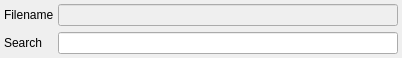
<?xml version="1.0" encoding="UTF-8"?>
<ui version="4.0">
 <class>Form</class>
 <widget class="QWidget" name="Form">
  <property name="geometry">
   <rect>
    <x>0</x>
    <y>0</y>
    <width>402</width>
    <height>54</height>
   </rect>
  </property>
  <property name="windowTitle">
   <string>Form</string>
  </property>
  <layout class="QGridLayout" name="gridLayout">
   <property name="horizontalSpacing">
    <number>4</number>
   </property>
   <property name="margin">
    <number>4</number>
   </property>
   <item row="0" column="0">
    <widget class="QLabel" name="label">
     <property name="minimumSize">
      <size>
       <width>50</width>
       <height>0</height>
      </size>
     </property>
     <property name="maximumSize">
      <size>
       <width>50</width>
       <height>16777215</height>
      </size>
     </property>
     <property name="text">
      <string>Filename</string>
     </property>
    </widget>
   </item>
   <item row="0" column="1">
    <widget class="QLineEdit" name="filename_edit">
     <property name="enabled">
      <bool>false</bool>
     </property>
    </widget>
   </item>
   <item row="1" column="0">
    <widget class="QLabel" name="label_5">
     <property name="minimumSize">
      <size>
       <width>50</width>
       <height>0</height>
      </size>
     </property>
     <property name="maximumSize">
      <size>
       <width>50</width>
       <height>16777215</height>
      </size>
     </property>
     <property name="text">
      <string>Search</string>
     </property>
    </widget>
   </item>
   <item row="1" column="1">
    <widget class="QLineEdit" name="search_edit"/>
   </item>
  </layout>
 </widget>
 <resources/>
 <connections/>
</ui>
